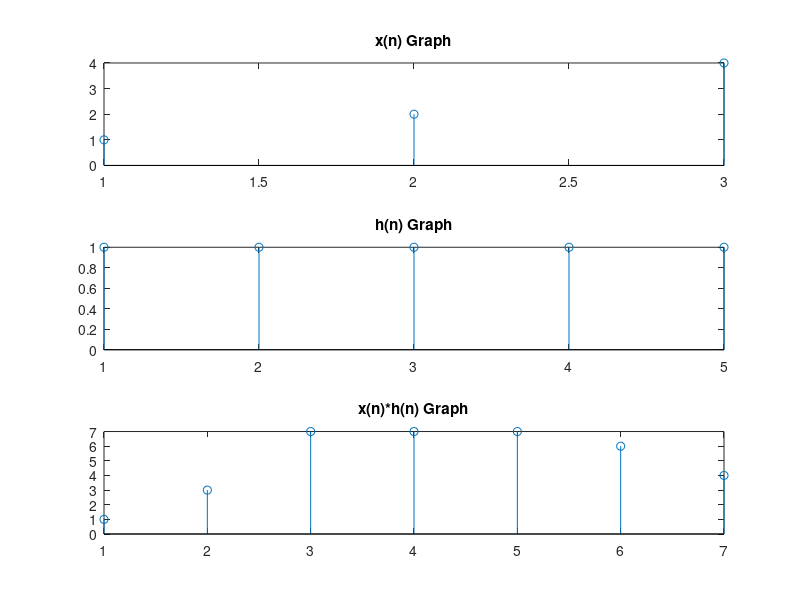
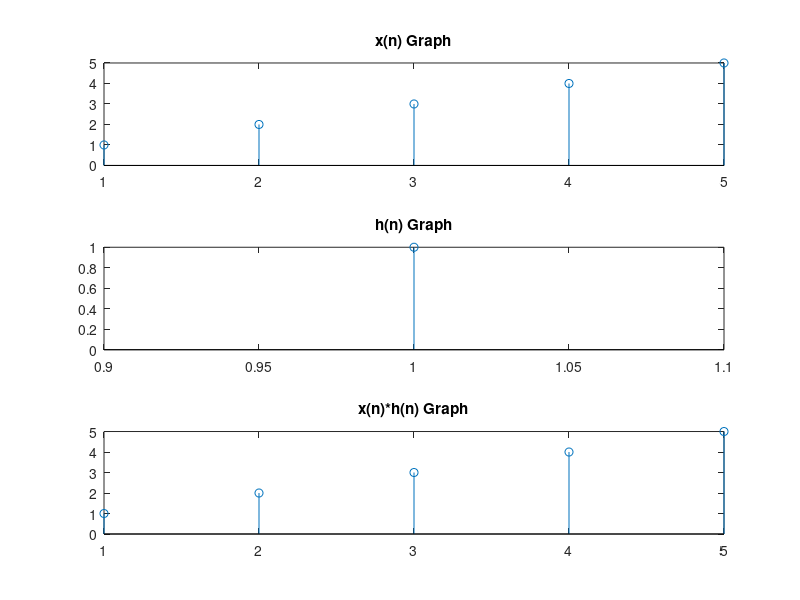
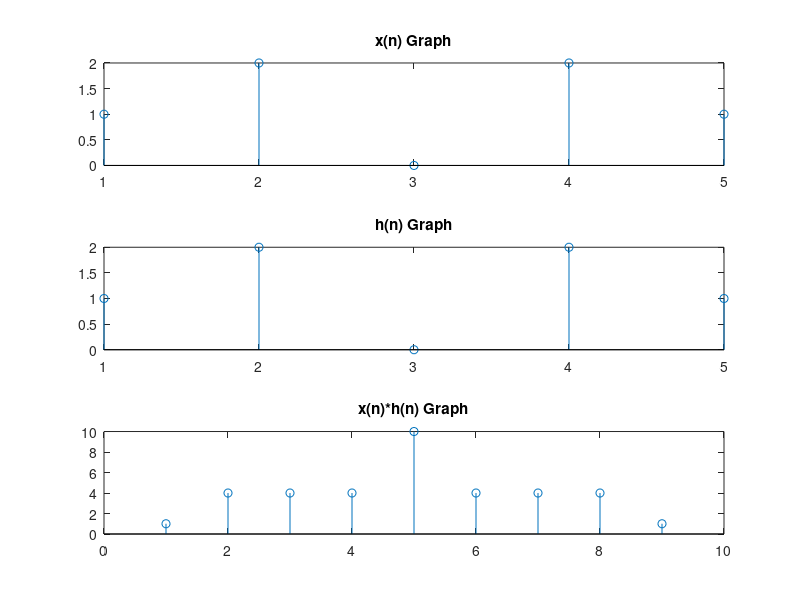

MATLAB code to generate these figures, in order:
clear all;

figure('Name', 'x(n) = { 1,2,4 }, h(n) = {1,1,1,1,1}');
x1 = [1 2 4];
h1 = [1 1 1 1 1];
y1 = conv(x1,h1);

subplot(3,1,1);
stem(x1);
title('x(n) Graph');

subplot(3,1,2);
stem(h1);
title('h(n) Graph');

subplot(3,1,3);
stem(y1);
title('x(n)*h(n) Graph');

figure('Name', 'x(n) = { 1,2,3,4,5 }, h(n) = {1}');
x2 = [1 2 3 4 5];
h2 = 1;
y2 = conv(x2,h2);

subplot(3,1,1);
stem(x2);
title('x(n) Graph');

subplot(3,1,2);
stem(h2);
title('h(n) Graph');

subplot(3,1,3);
stem(y2);
title('x(n)*h(n) Graph');

figure('Name', 'x(n) = h(n) = { 1,2,0,2,1}');
x3 = [1 2 0 2 1];
y3 = conv(x3,x3);


subplot(3,1,1);
stem(x3);
title('x(n) Graph');

subplot(3,1,2);
stem(x3);
title('h(n) Graph');

subplot(3,1,3);
stem(y3);
title('x(n)*h(n) Graph');